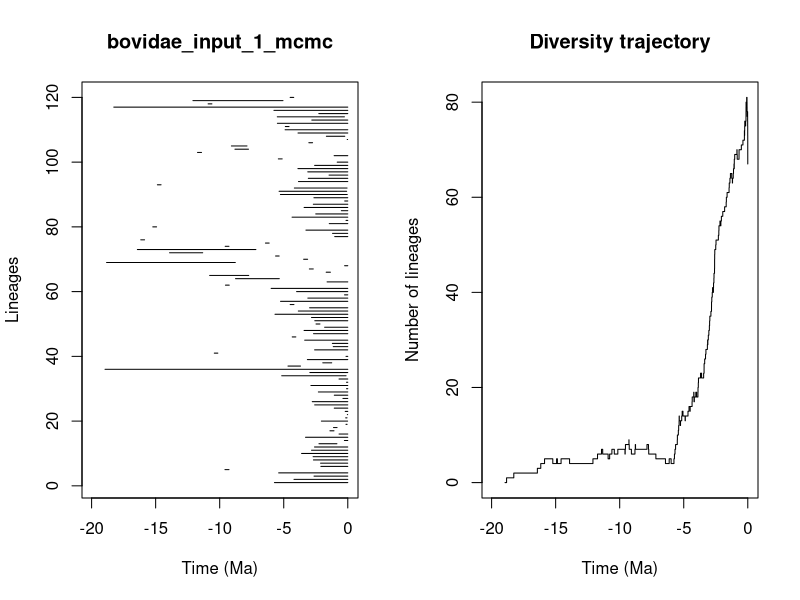

The R script that drew this image:


pdf(file='/Users/tobias/Documents/Sweden/PhD/rise_and_fall/longevity_analyses/mammals/families/bovidae_pyrate_mcmc_logs/bovidae_input_1_mcmc_LTT.pdf',width=0.6*20, height=0.6*10)
title = "bovidae_input_1_mcmc"
ts=c(5.72495259083, 4.19865352449,2.6359456291,5.3955048237,9.58840346576,2.10066020523,2.12455050017,2.6811633843,2.70702314596,3.60712187115,2.829507863,2.59656364257,2.24964995208,0.264109715009,3.29893007679,0.680266241413,1.39260562346,1.11464323762,0.139988484908,2.06068784776,0.163867791833,0.033780105062,0.198768551565,1.05637502429,2.5847084795,2.77297409606,0.37804871621,1.05264369334,2.29614269939,0.0964101856084,2.87859587931,0.0988565904308,0.683586824422,5.15766235708,2.96130744203,18.951584618,4.66794709786,1.95175694643,3.15397140108,0.138100590909,10.4209791539,2.5899919771,1.13497993604,1.20384727495,3.36437336805,4.33726021854,2.6730737762,3.41196853623,1.80739283504,2.47919112014,2.57617779534,2.83229966212,5.68215577098,3.8623164225,2.97982185386,4.49699670545,5.24958552104,3.11785656662,0.25277615943,3.99665083091,5.9837192082,9.5499375356,1.61471272736,8.76286700862,10.7843788937,1.68616401031,2.99886967897,0.246429723919,18.8308623127,3.44615602317,5.6365616493,13.9134142869,16.4263553778,9.56986307633,6.42665246691,16.161826126,1.02007653263,1.18972663514,3.26717971973,15.2231091021,1.44577257607,0.13618306937,4.34906234045,2.50122216817,0.502422045906,3.40977280509,2.68989556809,0.240598670589,2.64453915666,5.2590890433,5.36269097434,4.17105634218,14.8633959761,3.849763247,3.08056249469,1.46110021182,3.12269537725,3.89232184427,2.58952018833,0.825353787599,5.42087957552,1.06558504741,11.7309794537,8.80913293686,9.08543826221,3.03931343865,0.0444438771968,1.67110906929,3.88535781884,4.89289570125,4.87589590729,5.49525227821,2.8085020284,5.50356967384,2.26061323914,5.76484607687,18.2675355326,10.9037053342,12.0886537114,4.49871486218)
te=c(0.0, 0.0,0.0,0.0,9.27490199517,0.0,0.00799853572589,0.000481446345336,0.0,0.00154281637183,0.00197411593875,0.00192885947625,0.848159945984,0.0,0.0,0.0,1.07607591961,0.837046367066,0.0535198352812,0.0123555034337,0.0593820459955,0.0106232739132,0.0,0.0,0.0,0.0,0.0,0.0,0.0,0.0,0.0,0.0,0.0,0.134059452843,0.0,0.0,3.69036491264,1.25452259865,0.0,0.0,10.1457683075,0.00439245428246,0.0,0.0,0.0,4.05649162435,0.0,0.0,0.0,2.17193970687,0.0,0.0,0.0,0.0,0.0,4.20379621113,0.0,0.0,0.0,0.0,0.0,9.2555180151,0.0,5.34624243771,7.73302792726,1.35444335065,2.69484580663,0.0,8.78075197904,3.13571590121,5.35760085113,11.3274247677,7.17422857101,9.27862271192,6.13522180321,15.8661708629,0.0,0.00790222744575,0.0,14.92732121,0.0,0.0,0.0,0.0,0.0,0.0,0.0,0.0,0.00120332522714,0.0414995635922,0.0877907490822,0.0564038014001,14.5761031508,0.0,0.0,0.0,0.0,0.0,0.0,0.0,5.12211320136,0.0,11.4196197569,7.75271397303,7.86947921946,2.74945007859,0.0132878374505,0.233713443079,0.0,0.0,4.58742770165,0.0,0.0,0.263173621666,0.0,0.0,0.0,10.6080541385,5.05956078653,4.21915400739)
div_traj=c(0, 1,2,3,4,5,4,5,4,5,4,5,6,7,6,5,6,7,6,7,6,7,8,9,8,7,6,7,8,7,8,7,6,5,4,5,4,5,6,7,8,9,10,11,12,13,14,13,12,13,14,15,14,13,14,15,16,15,16,17,18,19,18,17,18,19,18,19,20,21,22,23,22,23,24,25,26,27,28,29,30,29,30,31,32,33,34,35,36,37,38,39,40,41,40,41,40,41,42,43,44,45,46,47,48,49,50,51,52,53,54,55,54,55,56,57,58,59,60,61,62,63,64,65,64,63,64,65,66,67,66,67,68,69,70,69,68,69,70,71,72,73,74,73,74,75,76,75,76,77,78,79,80,79,80,81,80,79,78,77,78,77,78,77,76,75,75,73,72,72,70,69,68,67,67,67,67,67,67,67,67,67,67,67,67,67,67,67,67,67,67,67,67,67,67,67,67,67,67,67,67,67,67,67,67,67,67,67,67,67,67,67,67,67,67,67,67,67,67,67,67,67,67,67,67,67,67,67,67,67,67,67,67,67,67,67,67,67,67,67)
time_events=c(18.951584618, 18.8308623127,18.2675355326,16.4263553778,16.161826126,15.8661708629,15.2231091021,14.92732121,14.8633959761,14.5761031508,13.9134142869,12.0886537114,11.7309794537,11.4196197569,11.3274247677,10.9037053342,10.7843788937,10.6080541385,10.4209791539,10.1457683075,9.58840346576,9.56986307633,9.5499375356,9.27862271192,9.27490199517,9.2555180151,9.08543826221,8.80913293686,8.78075197904,8.76286700862,7.86947921946,7.75271397303,7.73302792726,7.17422857101,6.42665246691,6.13522180321,5.9837192082,5.76484607687,5.72495259083,5.68215577098,5.6365616493,5.50356967384,5.49525227821,5.42087957552,5.3955048237,5.36269097434,5.35760085113,5.34624243771,5.2590890433,5.24958552104,5.15766235708,5.12211320136,5.05956078653,4.89289570125,4.87589590729,4.66794709786,4.58742770165,4.49871486218,4.49699670545,4.34906234045,4.33726021854,4.21915400739,4.20379621113,4.19865352449,4.17105634218,4.05649162435,3.99665083091,3.89232184427,3.88535781884,3.8623164225,3.849763247,3.69036491264,3.60712187115,3.44615602317,3.41196853623,3.40977280509,3.36437336805,3.29893007679,3.26717971973,3.15397140108,3.13571590121,3.12269537725,3.11785656662,3.08056249469,3.03931343865,2.99886967897,2.97982185386,2.96130744203,2.87859587931,2.83229966212,2.829507863,2.8085020284,2.77297409606,2.74945007859,2.70702314596,2.69484580663,2.68989556809,2.6811633843,2.6730737762,2.64453915666,2.6359456291,2.59656364257,2.5899919771,2.58952018833,2.5847084795,2.57617779534,2.50122216817,2.47919112014,2.29614269939,2.26061323914,2.24964995208,2.17193970687,2.12455050017,2.10066020523,2.06068784776,1.95175694643,1.80739283504,1.68616401031,1.67110906929,1.61471272736,1.46110021182,1.44577257607,1.39260562346,1.35444335065,1.25452259865,1.20384727495,1.18972663514,1.13497993604,1.11464323762,1.07607591961,1.06558504741,1.05637502429,1.05264369334,1.02007653263,0.848159945984,0.837046367066,0.825353787599,0.683586824422,0.680266241413,0.502422045906,0.37804871621,0.264109715009,0.263173621666,0.25277615943,0.246429723919,0.240598670589,0.233713443079,0.198768551565,0.163867791833,0.139988484908,0.138100590909,0.13618306937,0.134059452843,0.0988565904308,0.0964101856084,0.0877907490822,0.0593820459955,0.0564038014001,0.0535198352812,0.0444438771968,0.0414995635922,0.033780105062,0.0132878374505,0.0123555034337,0.0106232739132,0.00799853572589,0.00790222744575,0.00439245428246,0.00197411593875,0.00192885947625,0.00154281637183,0.00120332522714,0.000481446345336,0.0,0.0,0.0,0.0,0.0,0.0,0.0,0.0,0.0,0.0,0.0,0.0,0.0,0.0,0.0,0.0,0.0,0.0,0.0,0.0,0.0,0.0,0.0,0.0,0.0,0.0,0.0,0.0,0.0,0.0,0.0,0.0,0.0,0.0,0.0,0.0,0.0,0.0,0.0,0.0,0.0,0.0,0.0,0.0,0.0,0.0,0.0,0.0,0.0,0.0,0.0,0.0,0.0,0.0,0.0,0.0,0.0,0.0,0.0,0.0,0.0,0.0,0.0,0.0,0.0,0.0,0.0)
				par(mfrow=c(1,2))
				L = length(ts)
				plot(ts, 1:L , xlim=c(-max(ts)-1,0), pch=20, type="n", main=title,xlab="Time (Ma)",ylab="Lineages")
				for (i in 1:L){segments(x0=-te[i],y0=i,x1=-ts[i],y1=i)}	
				t = -time_events
				plot(div_traj ~ t,type="s", main = "Diversity trajectory",xlab="Time (Ma)",ylab="Number of lineages",xlim=c(-max(ts)-1,0))
				abline(v=c(65,200,251,367,445),lty=2,col="gray")
				